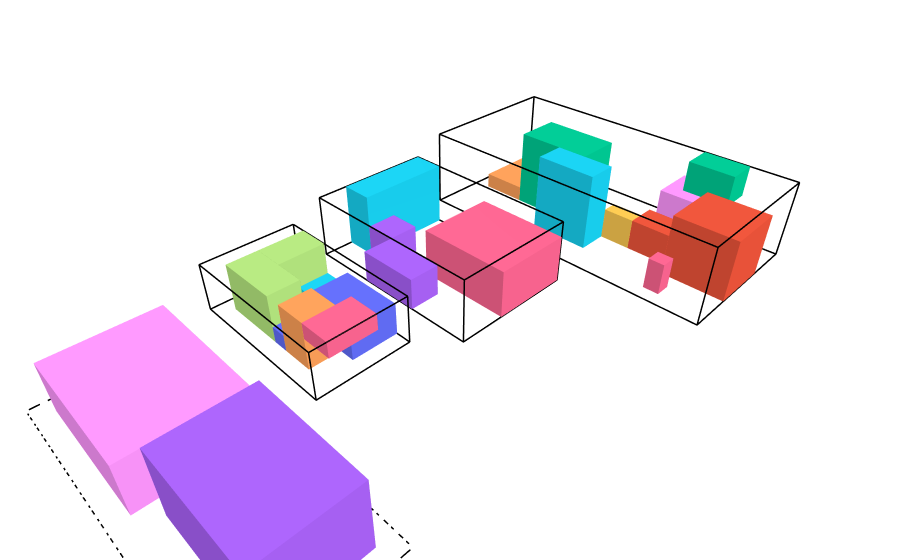

The notebook cell this image was saved under:
### Code cell
draw_state(result.final_state)
